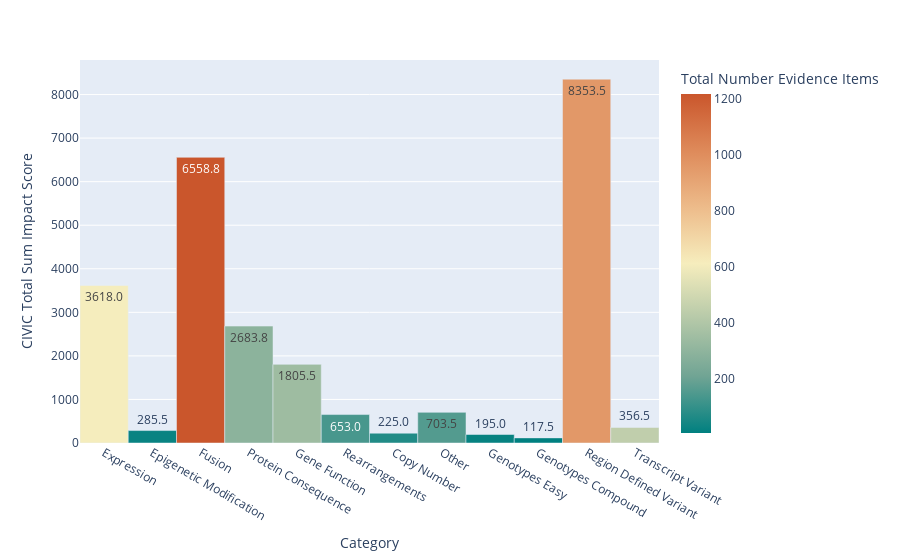

The code cell stored with this chart in its notebook:
### Markdown cell above
The bar graph below shows the relationship between the Not Suported variant sub category impact score and the sub category. Additionally, the colors illustrate the number of evidence items associated each sub category.

### Code cell
fig = px.bar(
    not_supported_variant_impact_df,
    x="Category",
    y="CIVIC Total Sum Impact Score",
    hover_data=[
        "Total Number Evidence Items",
        not_supported_variant_impact_df["% Accepted Evidence Items"],
    ],
    color="Total Number Evidence Items",
    labels={"CIVIC Total Sum Impact Score": "CIVIC Total Sum Impact Score"},
    text_auto=".1f",
    color_continuous_scale="geyser",
)
fig.update_traces(width=1)
fig.show()

### Figure 1 — Plotly figure (JSON) as saved in the notebook; plotly's stock layout.template omitted (floating-point values rounded to 4 significant figures)
{"data": [{"alignmentgroup": "True", "customdata": [[610, "56.07%"], [23, "95.65%"], [1218, "61.33%"], [293, "65.19%"], [345, "44.64%"], [137, "38.69%"], [67, "46.27%"], [156, "39.74%"], [20, "65.00%"], [7, "57.14%"], [958, "58.25%"], [446, "12.11%"]], "hovertemplate": "Category=%{x}<br>CIVIC Total Sum Impact Score=%{y}<br>Total Number Evidence Items=%{marker.color}<br>% Accepted Evidence Items=%{customdata[1]}<extra></extra>", "legendgroup": "", "marker": {"color": [610, 23, 1218, 293, 345, 137, 67, 156, 20, 7, 958, 446], "coloraxis": "coloraxis", "pattern": {"shape": ""}}, "name": "", "offsetgroup": "", "orientation": "v", "showlegend": false, "textposition": "auto", "texttemplate": "%{y:.1f}", "type": "bar", "width": 1, "x": ["Expression", "Epigenetic Modification", "Fusion", "Protein Consequence", "Gene Function", "Rearrangements", "Copy Number", "Other", "Genotypes Easy", "Genotypes Compound", "Region Defined Variant", "Transcript Variant"], "xaxis": "x", "y": [3618, 285.5, 6559.0, 2684.0, 1806.0, 653, 225, 703.5, 195, 117.5, 8354.0, 356.5], "yaxis": "y"}], "layout": {"barmode": "relative", "coloraxis": {"colorbar": {"title": {"text": "Total Number Evidence Items"}}, "colorscale": [[0, "rgb(0, 128, 128)"], [0.1667, "rgb(112, 164, 148)"], [0.3333, "rgb(180, 200, 168)"], [0.5, "rgb(246, 237, 189)"], [0.6667, "rgb(237, 187, 138)"], [0.8333, "rgb(222, 138, 90)"], [1, "rgb(202, 86, 44)"]]}, "legend": {"tracegroupgap": 0}, "margin": {"t": 60}, "xaxis": {"anchor": "y", "domain": [0, 1], "title": {"text": "Category"}}, "yaxis": {"anchor": "x", "domain": [0, 1], "title": {"text": "CIVIC Total Sum Impact Score"}}}}
